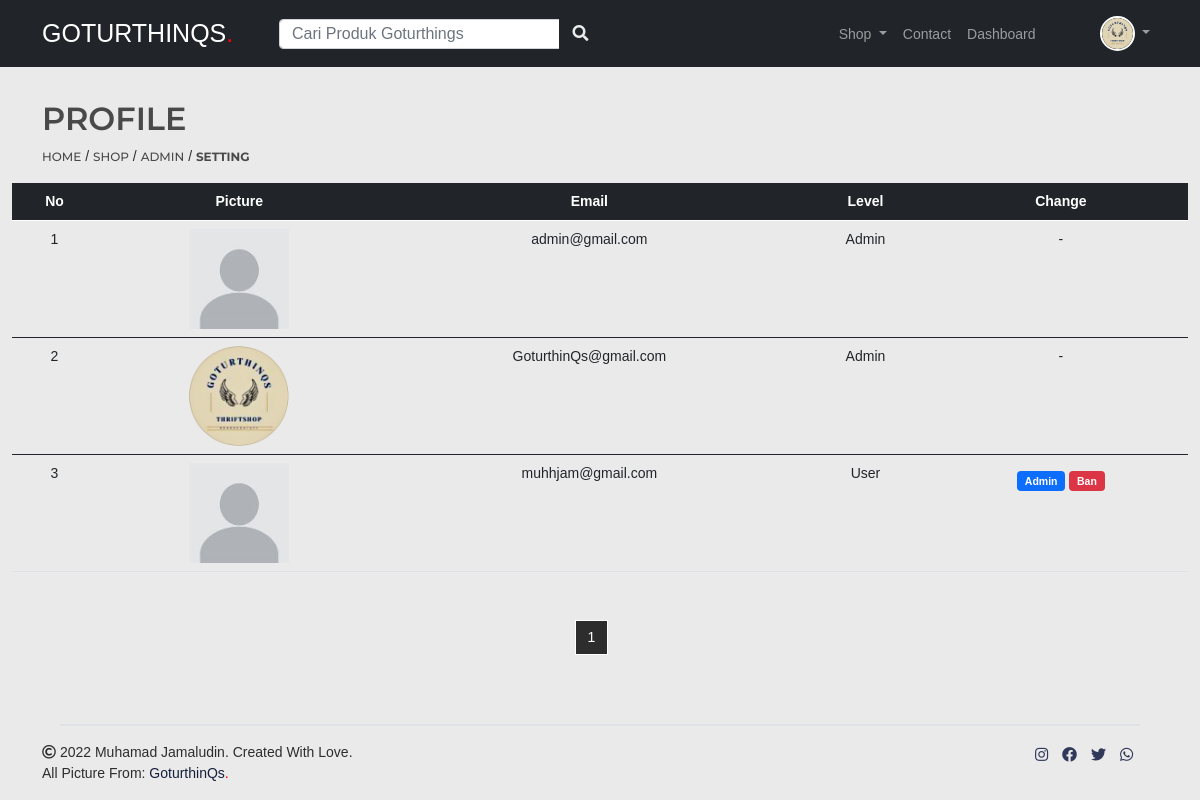
Page /admin/profile-setting.php (signed in) on the committed database.
### tables this page shows
CREATE TABLE `users` (
  `id` int(11) NOT NULL,
  `username` varchar(50) NOT NULL,
  `email` varchar(250) DEFAULT '',
  `password` varchar(225) DEFAULT NULL,
  `foto` varchar(250) NOT NULL DEFAULT 'default.png',
  `no_telp` char(13) DEFAULT '',
  `alamat` varchar(250) DEFAULT '',
  `level` char(5) DEFAULT NULL,
  `gender` char(6) DEFAULT '-',
  `lahir` date DEFAULT current_timestamp(),
  `status` char(3) DEFAULT 'non',
  `kode_aktifasi` char(6) NOT NULL
);

### admin/functions.php (called while the page is built, shortened)
<?php
function koneksi()
{
  $conn = mysqli_connect('localhost', 'root', '', 'goturthings') or die('KONEKSI GAGAL!!');
    return $conn;
}
function query($query) {
   $conn=koneksi();
     $result = mysqli_query($conn, $query) or die(mysqli_error($conn));
    $rows = [];
    while ($row = mysqli_fetch_assoc($result)) {
        $rows[] = $row;
    }
    return $rows;
}
?>

### admin/profile-setting.php (the view, shortened to what this page needs)
<?php
require 'functions.php';
$level=$_SESSION['level'];
$username=$_SESSION['username'];
$id=$_SESSION['id'];
$jumlahDataPerHalaman=5;
$jumlahData= count(query("SELECT * FROM users"));
$jumlahHalaman= ceil($jumlahData / $jumlahDataPerHalaman);
$halamanAktif=(isset($_GET["page"])) ? $_GET["page"] : 1;
$awalData=($jumlahDataPerHalaman * $halamanAktif)-$jumlahDataPerHalaman;
$users = query("SELECT * FROM users WHERE status='on' OR status='ban' LIMIT $awalData,$jumlahDataPerHalaman");
$profile=query("SELECT * FROM users WHERE id='$id'")['0'];
 ?>
<!doctype html>
<html lang="en">
<head>
	<link href="https://cdn.jsdelivr.net/npm/bootstrap@5.0.2/dist/css/bootstrap.min.css" rel="stylesheet"
>
	<link href="https://cdnjs.cloudflare.com/ajax/libs/font-awesome/5.13.0/css/all.min.css" rel="stylesheet">
	<link href="https://unpkg.com/aos@2.3.1/dist/aos.css" rel="stylesheet">
	<link rel="stylesheet" href="../css/style.css">
</head>
<body class="d-flex flex-column min-vh-100">
	<nav class="navbar fixed-top navbar-expand-lg navbar-dark bg-dark">
		<div class="container">
			<a class="navbar-brand ms-4 ms-lg-0" id="logo" href="index.php">GoturthinQs<span>.</span></a>
			<form id="bar" action="index.php?mencari#container" method="post" class="d-lg-block" style="display:none;">
				<input class="form-control formm me-lg-2" type="text" placeholder="Cari Produk Goturthings" aria-label="Search"
					name="keyword" autofocus autocomplete="off" id="keyword">
			</form>
			<div class="collapse navbar-collapse show" id="navbarScroll" style="animation:slideup ease forwards;">
				<label for="keyword" class="btn btn-dark d-none d-lg-block" id="search"> <a href="#"><i
							class="fas fa-search"></i></a> </label>
				<ul class="navbar-nav ms-auto navbar-nav-scroll" style="--bs-scroll-height: 100px;">
					<li class=" nav-item dropdown mt-2">
						<a class="nav-link dropdown-toggle d-lg-block d-none" href="#" id="navbarDropdownMenuLink" role="button"
							data-bs-toggle="dropdown" aria-expanded="false">
							Shop
						</a>
					</li>
					<li class="nav-item d-lg-block d-none mt-2">
						<a class="nav-link" href="contact.php">Contact</a>
					</li>
					<li class="nav-item d-lg-block d-none mt-2">
						<a class="nav-link " href="dashboard.php">Dashboard</a>
					</li>
					<li class=" nav-item dropdown ms-5">
						<a class="nav-link dropdown-toggle  d-none d-lg-block" href="#" id="navbarDropdownMenuLink" role="button"
							data-bs-toggle="dropdown" aria-expanded="false">
							<img id="profile" src="../profile/<?=$profile['foto'];?>" alt="<?=$profile['username']?>"
								title="<?=$profile['username']?>"
								style="width:35px; height:35px; object-fit:cover;border-radius:50%;border:2px solid #ffff;">
						</a>
					</li>
				</ul>
			</div>
		</div>
	</nav>
	<div class="container" style="margin-top:100px;">
		<div class="col">
			<h3 id="judul">Profile</h3>
		</div>
		<div class="col mb-3">
			<a href="index.php">home</a> / <a href="index.php#container">shop</a> / <a href="profile.php"><?= $level; ?></a> /
			<a href="#" class="fw-bold" id="point">Setting</a>
		</div>
	</div>
	<div class="container-fluid">
		<div id="container">
			<table class="table" cellpadding="10" cellspacing="0">
				<thead class="table-dark">
					<tr style="text-align:center;">
						<th>No</th>
						<th>Picture</th>
						<th>Email</th>
						<th>Level</th>
						<th>Change</th>
					</tr>
				</thead>
					<?php $i=1; ?>
					<?php foreach ($users as $user ) :?>
					<tbody>
						<tr style="text-align:center;">
							<td><?= $i; ?></td>
							<td><img src=" ../profile/<?= $user["foto"] ?>" style="width:100px; height:100px; object-fit:cover"
									alt="<?=$profile['username']?>" title="<?=$user['username']?>
">
							</td>
							<td><?= $user["email"]; ?></td>
							<td style="text-transform:capitalize;"><?= $user["level"]; ?></td>
							<td>
								<?php if($user['level']=='admin'): ?>
								<?php echo"-"; ?>
								<?php endif; ?>
								<?php if($user['level']!='admin'&&$user['status']=='on'): ?>
								<a href="level-ubah.php?id=<?= $user["id"] ?>"
									onclick="return confirm('Anda yakin akan menjadikan admin akun ini?')"
									class="btn badge bg-primary mt-2">Admin</a>
								<?php if($user['status']=='on'): ?>
								<a href="level-ban.php?id=<?= $user["id"] ?>&status=ban ?>"
									onclick="return confirm('Anda yakin akan ban akun ini?')" class="btn badge bg-danger mt-2">Ban</a>
								<?php endif; ?>
								<?php endif; ?>
							</td>
						</tr>
					</tbody>
					<?php $i++; ?>
					<?php endforeach; ?>
			</table>
		</div>
		<nav aria-label="Page navigation example" id="page" class="mb-5 mt-5">
			<ul class="pagination justify-content-center me-3">
				<?php for($i=1;$i<=$jumlahHalaman;$i++) : ?>
				<?php if($i == $halamanAktif): ?>
				<li class="page-item active"><a style="background-color:#2d2d2d;border:1px solid white;" class="page-link"
						href="?page=<?= $i; ?>"><?= $i; ?></a></li>
				<?php else: ?>
				<li class="page-item"><a class="page-link" href="?page=<?= $i; ?>" style="color:black;"><?= $i; ?></a></li>
				<?php endif; ?>
				<?php endfor; ?>
			</ul>
		</nav>
	</div>
	<div class="border mb-3 mt-auto" style="border-top:black 1px solid;width:90%;margin:auto;"></div>
	<div class="footer container" id="footer">
		<p class=""><i class="far fa-copyright"></i> 2022 <a href="https://www.instagram.com/muhamadjamaludinpad/"
				target="_blank" style="text-decoration:none;	color:#2d2d2d;">Muhamad Jamaludin</a>. Created With Love. <br> All
			Picture
			From: <a href="https://www.instagram.com/goturthings/" target="_blank"
				style="text-decoration:none;	color: #151e3d;">GoturthinQs</a><span style="color:red;">.</span></p>
		<ul class="footer-sosmed d-sm-block d-none">
			<li><a href="https://www.instagram.com/goturthings/" target="_blank"> <i class="fab fa-instagram"></i></a>
			</li>
			<li><a href="https://www.facebook.com/profile.php?id=100078019380277" target="_blank"><i
						class="fab fa-facebook"></i></a></li>
			<li><a href="https://twitter.com/muhjmlpad" target="_blank"><i class="fab fa-twitter"></i></a></li>
			<li><a
					href="https://api.whatsapp.com/send?phone=6283124356686&text=Hallo%20saya%20<?= $username;?>.%20Salam%20kenal%20Admin%20goturthinqs."
					target="_blank"><i class="fab fa-whatsapp"></i></a></li>
		</ul>
	</div>
</body>
</html>

### css/style.css (style rules this page uses)
* { margin: 0; padding: 0; box-sizing: border-box; }
html { scroll-behavior: smooth; }
body { background-color: #eaeaea; font-family: "poppins", sans-serif; color: #2d2d2d; font-size: 14px; }

### admin/profile-setting.php (style rules this page uses)
html { scroll-behavior: smooth; }
body { background-color: #eaeaea; font-family: "poppins", sans-serif; color: #2d2d2d; font-size: 14px; }
.navbar-brand { font-weight: 400; font-family: "Libre Bodoni", sans-serif; text-transform: uppercase; }
.navbar-brand span { color: red; }
.formm { height: 30px; }
.fas.fa-search { color: #eaeaea; }
.navbar-brand { font-size: 25px; text-align: center; }
@media (max-width: 1400px) { .formm { position: relative; width: 350px; height: 30px; left: 40%; } }
@media (max-width: 1400px) { #search { position: relative; left: 25%; } }
@media (max-width: 1200px) { .formm { position: relative; width: 290px; height: 30px; left: 10%; } }
@media (max-width: 1200px) { #search { position: relative; left: 2%; } }
.footer-sosmed { padding-right: 20px; text-align: end; }
.footer-sosmed li { list-style: none; display: inline-block; padding: 2px 5px; }
.footer-sosmed a { color: #303958; font-size: 15px; display: inline-block; }
#footer { display: flex; justify-content: space-between; }
#judul { color: rgba(0, 0, 0, 0.692); text-align: left; font-weight: 600; font-family: "Montserrat", sans-serif; text-transform: uppercase; font-size: 32px; }
#point { font-family: "Montserrat", sans-serif; font-weight: 600; }
.container .col a { text-decoration: none; color: rgba(0, 0, 0, 0.692); text-align: left; font-weight: 500; font-family: "Montserrat", sans-serif; text-transform: uppercase; font-size: 12px; }
#profile { transition: 0.3s; }

### rows in the picture
users: foto (picture), email "GoturthinQs@gmail.com", level "Admin"
users: foto (placeholder picture), email "admin@gmail.com", level "Admin"
users: foto (placeholder picture), email "muhhjam@gmail.com", level "User"

### other values in the picture
$level "ADMIN"
